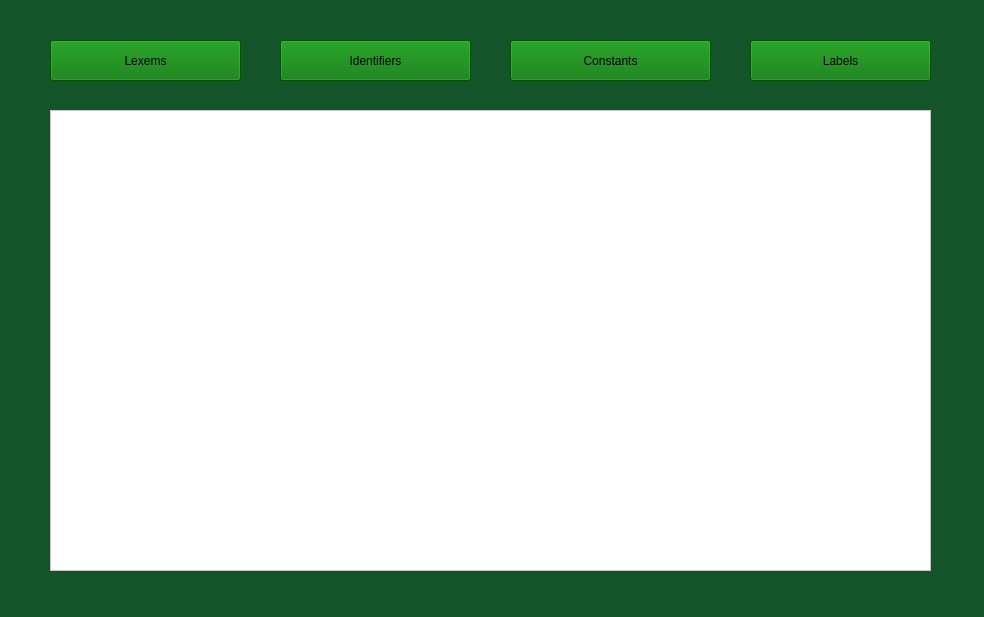
<?xml version="1.0" encoding="UTF-8"?>
<ui version="4.0">
 <class>Form</class>
 <widget class="QWidget" name="Form">
  <property name="geometry">
   <rect>
    <x>0</x>
    <y>0</y>
    <width>984</width>
    <height>617</height>
   </rect>
  </property>
  <property name="windowTitle">
   <string>Form</string>
  </property>
  <property name="styleSheet">
   <string notr="true">background-color: rgb(19, 84, 41)</string>
  </property>
  <widget class="QPushButton" name="pushButton">
   <property name="geometry">
    <rect>
     <x>280</x>
     <y>40</y>
     <width>191</width>
     <height>41</height>
    </rect>
   </property>
   <property name="styleSheet">
    <string notr="true">background-color: rgb(0, 116, 0)</string>
   </property>
   <property name="text">
    <string>Identifiers</string>
   </property>
  </widget>
  <widget class="QTextEdit" name="textEdit">
   <property name="geometry">
    <rect>
     <x>50</x>
     <y>110</y>
     <width>881</width>
     <height>461</height>
    </rect>
   </property>
   <property name="styleSheet">
    <string notr="true">background-color: white</string>
   </property>
  </widget>
  <widget class="QPushButton" name="pushButton_2">
   <property name="geometry">
    <rect>
     <x>50</x>
     <y>40</y>
     <width>191</width>
     <height>41</height>
    </rect>
   </property>
   <property name="styleSheet">
    <string notr="true">background-color: rgb(0, 116, 0)</string>
   </property>
   <property name="text">
    <string>Lexems</string>
   </property>
  </widget>
  <widget class="QPushButton" name="pushButton_3">
   <property name="geometry">
    <rect>
     <x>510</x>
     <y>40</y>
     <width>201</width>
     <height>41</height>
    </rect>
   </property>
   <property name="styleSheet">
    <string notr="true">background-color: rgb(0, 116, 0)</string>
   </property>
   <property name="text">
    <string>Constants</string>
   </property>
  </widget>
  <widget class="QPushButton" name="pushButton_4">
   <property name="geometry">
    <rect>
     <x>750</x>
     <y>40</y>
     <width>181</width>
     <height>41</height>
    </rect>
   </property>
   <property name="styleSheet">
    <string notr="true">background-color: rgb(0, 116, 0)</string>
   </property>
   <property name="text">
    <string>Labels</string>
   </property>
  </widget>
 </widget>
 <resources/>
 <connections/>
</ui>
